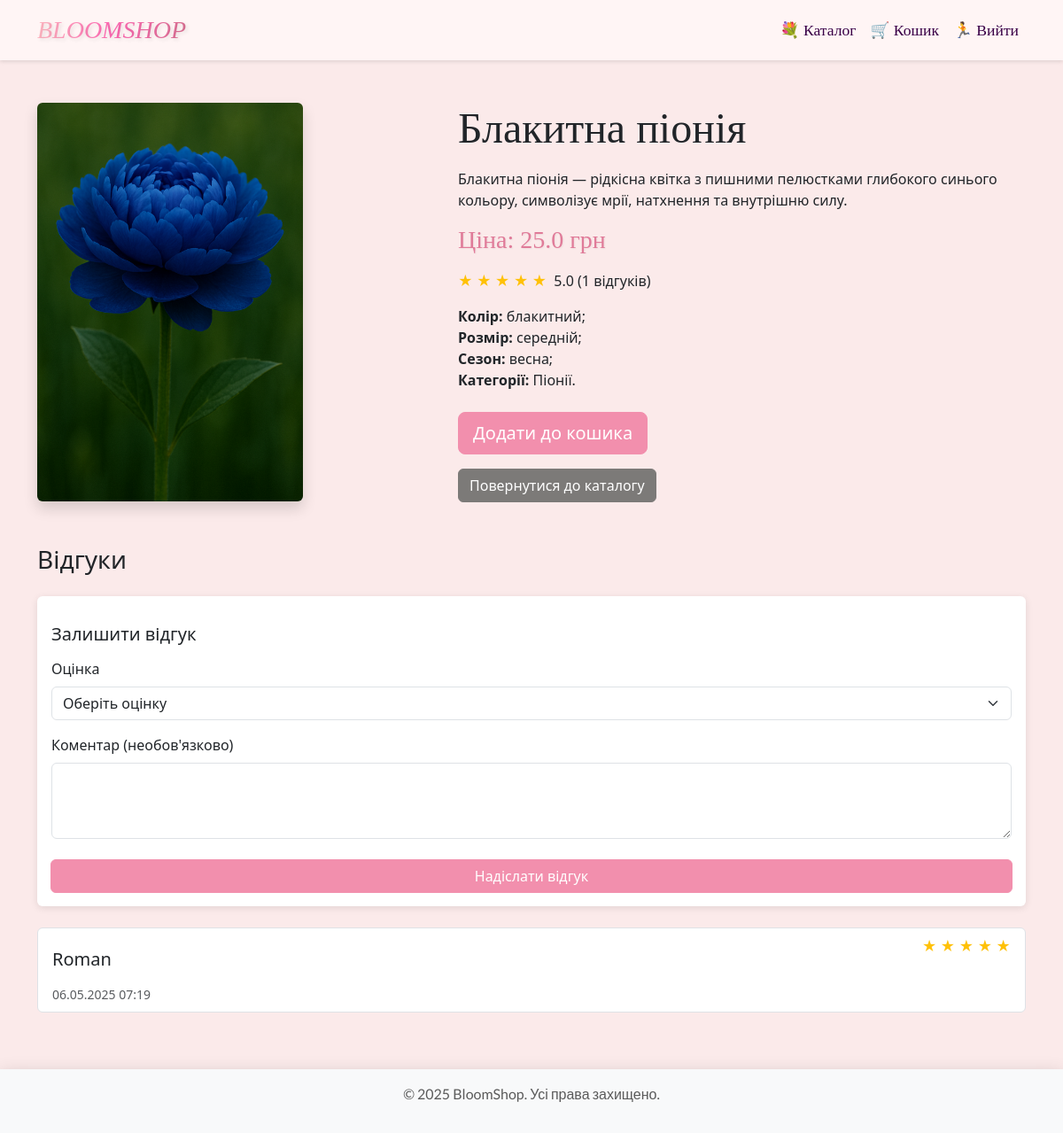
Page /flower/9 (signed in) on the committed database.
### app.py (models this page shows, shortened)
class Flower(db.Model):
    id = db.Column(db.Integer, primary_key=True)
    name = db.Column(db.String(100), nullable=False)
    description = db.Column(db.Text, nullable=True)
    price = db.Column(db.Float, nullable=False)
    size = db.Column(db.String(50), nullable=True)
    color = db.Column(db.String(50), nullable=True)
    season = db.Column(db.String(50), nullable=True)
    image_url = db.Column(db.String(200), nullable=True)
    @property
    def average_rating(self):
        avg = db.session.query(func.avg(Review.rating)).filter(
            Review.flower_id == self.id
        ).scalar()
        return round(avg, 1) if avg else None
    @property
    def review_count(self):
        return db.session.query(func.count(Review.id)).filter(
            Review.flower_id == self.id
        ).scalar()

class Category(db.Model):
    id = db.Column(db.Integer, primary_key=True)
    name = db.Column(db.String(50), nullable=False)

class Review(db.Model):
    id = db.Column(db.Integer, primary_key=True)
    user_id = db.Column(db.Integer, db.ForeignKey('user.id'), nullable=False)
    flower_id = db.Column(db.Integer, db.ForeignKey('flower.id'), nullable=False)
    rating = db.Column(db.Integer, nullable=False)  # 1-5
    comment = db.Column(db.Text, nullable=True)
    created_at = db.Column(db.DateTime, default=datetime.now(UTC))
    user = db.relationship('User', backref='reviews')
    flower = db.relationship('Flower', backref='reviews')

class User(db.Model):
    id = db.Column(db.Integer, primary_key=True)
    name = db.Column(db.String(100), nullable=False)
    email = db.Column(db.String(120), unique=True, nullable=False)
    phone = db.Column(db.String(20), nullable=True)
    address = db.Column(db.Text, nullable=True)
    password = db.Column(db.String(60), nullable=False)
    is_admin = db.Column(db.Boolean, default=False)

### app.py (the view)
@app.route('/flower/<int:flower_id>')
def flower(flower_id):
    flower = Flower.query.get_or_404(flower_id)
    category_ids = db.session.query(FlowerCategory.category_id).filter(FlowerCategory.flower_id == flower_id).all()
    category_ids = [cid[0] for cid in category_ids]
    categories = Category.query.filter(Category.id.in_(category_ids)).all()
    return render_template('flower.html', flower=flower, categories=categories)

### app.py (called while the page is built)
@app.before_request
def load_user():
    g.user = None
    if 'user_id' in session:
        g.user = User.query.get(session['user_id'])

### templates/flower.html (shortened to what this page needs)
{% extends 'base.html' %}
{% block content %}
    <section class="container my-5">
        <div class="row">
            <div class="col-md-5">
                <img src="{{ flower.image_url or '/static/images/placeholder.jpg' }}"
                     alt="{{ flower.name }}"
                     class="img-fluid rounded shadow"
                     style="max-height: 450px; object-fit: cover;">
            </div>
            <div class="col-md-7">
                <h1 class="display-5 mb-3" style="font-family: 'Playfair Display', serif;">{{ flower.name }}</h1>
                <p style="font-size: 16px">{{ flower.description or 'Опис відсутній' }}</p>
                <h4 class="price-concrete-flower">Ціна: {{ flower.price }} грн</h4>
                {% if flower.average_rating %}
                    <div class="d-flex align-items-center mb-3">
                        <div class="me-2">
                            {% for i in range(5) %}
                                {% if i < flower.average_rating|round %}
                                    <span class="text-warning">★</span>
                                {% else %}
                                    <span class="text-secondary">☆</span>
                                {% endif %}
                            {% endfor %}
                        </div>
                        <span>{{ flower.average_rating }} ({{ flower.review_count }} відгуків)</span>
                    </div>
                {% else %}
                    <div class="text-muted mb-3">Ще немає оцінок</div>
                {% endif %}
                <ul class="list-unstyled mb-4">
                    {% if flower.color %}
                        <li><strong>Колір:</strong> {{ flower.color }};</li>
                    {% endif %}
                    {% if flower.size %}
                        <li><strong>Розмір:</strong> {{ flower.size }};</li>
                    {% endif %}
                    {% if flower.season %}
                        <li><strong>Сезон:</strong> {{ flower.season }};</li>
                    {% endif %}
                    {% if categories %}
                        <li><strong>Категорії:</strong>
                            {% for category in categories %}
                                {{ category.name }}.{% if not loop.last %}, {% endif %}
                            {% endfor %}
                        </li>
                    {% endif %}
                </ul>
                <form method="POST" action="{{ url_for('add_to_cart', flower_id=flower.id) }}">
                    <button type="submit" class="btn btn-primary btn-lg">Додати до кошика</button>
                </form>
                <a href="/flowers" class="btn btn-secondary mt-3">Повернутися до каталогу</a>
            </div>
        </div>
    </section>
    <section class="container my-5">
        <div class="row">
            <h3 class="mb-4">Відгуки</h3>
            <div class="col-md-12">
                {% if 'user_id' in session %}
                    <div class="card mb-4">
                        <div class="card-body">
                            <h5>Залишити відгук</h5>
                            <form method="POST" action="{{ url_for('add_review', flower_id=flower.id) }}">
                                <div class="mb-3">
                                    <label for="rating" class="form-label">Оцінка</label>
                                    <select class="form-select" id="rating" name="rating" required>
                                        <option value="" selected disabled>Оберіть оцінку</option>
                                    </select>
                                </div>
                                <div class="mb-3">
                                    <label for="comment" class="form-label">Коментар (необов'язково)</label>
                                    <textarea class="form-control" id="comment" name="comment" rows="3"></textarea>
                                </div>
                                <button type="submit" class="btn btn-primary">Надіслати відгук</button>
                            </form>
                        </div>
                    </div>
                {% else %}
                    <div class="alert alert-info">
                        Щоб залишити відгук, будь ласка <a href="{{ url_for('login') }}">увійдіть</a>.
                    </div>
                {% endif %}
                {% if flower.reviews %}
                    <div class="list-group">
                        {% for review in flower.reviews %}
                            <div class="list-group-item mb-3">
                                <div class="d-flex justify-content-between">
                                    <h5>{{ review.user.name }}</h5>
                                    <div>
                                        {% for i in range(5) %}
                                            {% if i < review.rating %}
                                                <span class="text-warning">★</span>
                                            {% else %}
                                                <span class="text-secondary">☆</span>
                                            {% endif %}
                                        {% endfor %}
                                    </div>
                                </div>
                                <small class="text-muted">{{ review.created_at.strftime('%d.%m.%Y %H:%M') }}</small>
                            </div>
                        {% endfor %}
                    </div>
                {% else %}
                    <div class="alert alert-secondary">Ще немає відгуків для цієї квітки.</div>
                {% endif %}
            </div>
        </div>
    </section>
{% endblock %}

### static/css/style.css (style rules this page uses)
:root { --primary-color: #F28FAD; --secondary-color: #D4E4D4; --navbar-bg: #FFF5F5; }
body { margin: 0; min-height: 100vh; display: flex; flex-direction: column; background-color: #fbeaea; }
h5 { margin-block: 15px; }
.btn-primary { background-color: var(--primary-color); border-color: var(--primary-color); transition: all 0.3s ease; }
.btn-secondary { background-color: #7c7a78; border-color: #7c7a78; transition: all 0.3s ease; }
.card { transition: all 0.3s ease; border: none; box-shadow: 0 2px 8px rgba(0, 0, 0, 0.1); }
.card-body { position: relative; padding-bottom: 60px; }
.card-body .btn { position: absolute; bottom: 15px; left: 15px; right: 15px; }
h4 { padding: 0 0 10px 0; }
.price-concrete-flower { font-family: 'Century Gothic'; font-size: 28px; text-shadow: 1px 1px 2px rgba(0, 0, 0, 0.05); color: #E07B99; }

### rows in the picture
Flower: image_url (picture), name "Блакитна піонія", description "Блакитна піонія — рідкісна квітка з пишними пелюстками глибокого синього кольору, символізує мрії, натхнення та внутрішню силу.", price "25.0", color "блакитний", size "середній", season "весна"
Category: name "Піонії"
Review: user.name "Roman", rating 5 (drawn), created_at "06.05.2025 07:19"

### other values in the picture
{{ flower.average_rating }} "5.0"
{{ flower.review_count }} "1"
